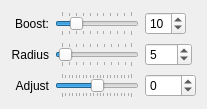
       <widget class="QWidget" name="tabLCE">
        <attribute name="title">
         <string>LCE</string>
        </attribute>
        <layout class="QGridLayout" name="gridLayout_2">
         <item row="0" column="0">
          <widget class="QLabel" name="label_30">
           <property name="text">
            <string>Boost:</string>
           </property>
           <property name="alignment">
            <set>Qt::AlignmentFlag::AlignRight|Qt::AlignmentFlag::AlignTrailing|Qt::AlignmentFlag::AlignVCenter</set>
           </property>
          </widget>
         </item>
         <item row="0" column="2">
          <widget class="KeysafeSpinBox" name="BoostSpinBox">
           <property name="sizePolicy">
            <sizepolicy hsizetype="Fixed" vsizetype="Fixed">
             <horstretch>0</horstretch>
             <verstretch>0</verstretch>
            </sizepolicy>
           </property>
           <property name="keyboardTracking">
            <bool>false</bool>
           </property>
           <property name="minimum">
            <number>0</number>
           </property>
           <property name="maximum">
            <number>50</number>
           </property>
           <property name="value">
            <number>10</number>
           </property>
          </widget>
         </item>
         <item row="1" column="1">
          <widget class="QSlider" name="SliderBoostRadius">
           <property name="minimum">
            <number>1</number>
           </property>
           <property name="maximum">
            <number>100</number>
           </property>
           <property name="value">
            <number>5</number>
           </property>
           <property name="orientation">
            <enum>Qt::Orientation::Horizontal</enum>
           </property>
           <property name="tickPosition">
            <enum>QSlider::TickPosition::TicksBothSides</enum>
           </property>
           <property name="tickInterval">
            <number>10</number>
           </property>
          </widget>
         </item>
         <item row="1" column="2">
          <widget class="KeysafeSpinBox" name="BoostRadiusSpinBox">
           <property name="sizePolicy">
            <sizepolicy hsizetype="Fixed" vsizetype="Fixed">
             <horstretch>0</horstretch>
             <verstretch>0</verstretch>
            </sizepolicy>
           </property>
           <property name="keyboardTracking">
            <bool>false</bool>
           </property>
           <property name="minimum">
            <number>1</number>
           </property>
           <property name="maximum">
            <number>100</number>
           </property>
           <property name="value">
            <number>5</number>
           </property>
          </widget>
         </item>
         <item row="0" column="1">
          <widget class="QSlider" name="SliderBoost">
           <property name="minimum">
            <number>0</number>
           </property>
           <property name="maximum">
            <number>50</number>
           </property>
           <property name="value">
            <number>10</number>
           </property>
           <property name="orientation">
            <enum>Qt::Orientation::Horizontal</enum>
           </property>
           <property name="tickPosition">
            <enum>QSlider::TickPosition::TicksBothSides</enum>
           </property>
           <property name="tickInterval">
            <number>5</number>
           </property>
          </widget>
         </item>
         <item row="1" column="0">
          <widget class="QLabel" name="label_29">
           <property name="text">
            <string>Radius</string>
           </property>
           <property name="alignment">
            <set>Qt::AlignmentFlag::AlignRight|Qt::AlignmentFlag::AlignTrailing|Qt::AlignmentFlag::AlignVCenter</set>
           </property>
          </widget>
         </item>
         <item row="2" column="1">
          <widget class="QSlider" name="SliderBoostAdjust">
           <property name="minimum">
            <number>-100</number>
           </property>
           <property name="maximum">
            <number>100</number>
           </property>
           <property name="value">
            <number>0</number>
           </property>
           <property name="orientation">
            <enum>Qt::Orientation::Horizontal</enum>
           </property>
           <property name="tickPosition">
            <enum>QSlider::TickPosition::TicksBothSides</enum>
           </property>
           <property name="tickInterval">
            <number>10</number>
           </property>
          </widget>
         </item>
         <item row="2" column="0">
          <widget class="QLabel" name="label_31">
           <property name="text">
            <string>Adjust</string>
           </property>
           <property name="alignment">
            <set>Qt::AlignmentFlag::AlignRight|Qt::AlignmentFlag::AlignTrailing|Qt::AlignmentFlag::AlignVCenter</set>
           </property>
          </widget>
         </item>
         <item row="2" column="2">
          <widget class="KeysafeSpinBox" name="BoostAdjustSpinBox">
           <property name="sizePolicy">
            <sizepolicy hsizetype="Fixed" vsizetype="Fixed">
             <horstretch>0</horstretch>
             <verstretch>0</verstretch>
            </sizepolicy>
           </property>
           <property name="keyboardTracking">
            <bool>false</bool>
           </property>
           <property name="minimum">
            <number>-100</number>
           </property>
           <property name="maximum">
            <number>100</number>
           </property>
           <property name="value">
            <number>0</number>
           </property>
          </widget>
         </item>
        </layout>
       </widget>
